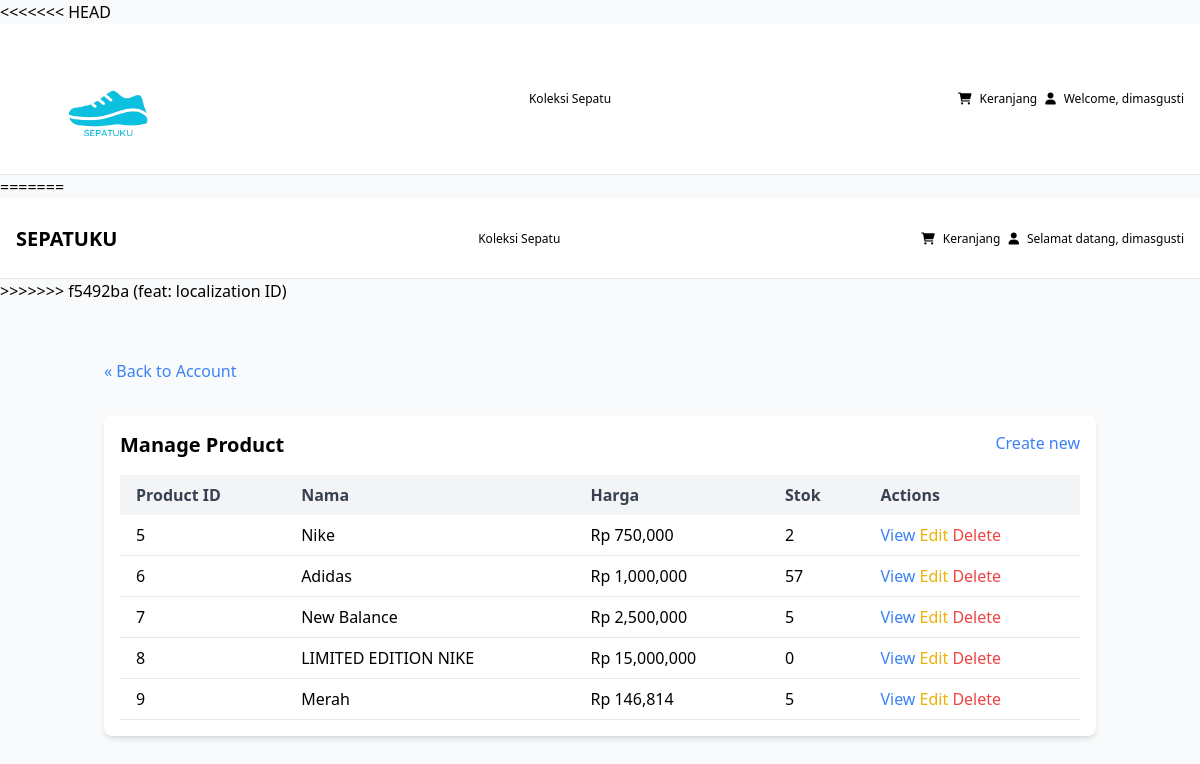
The page /account/dashboard_admin/ (signed in) on the database as committed earlier.
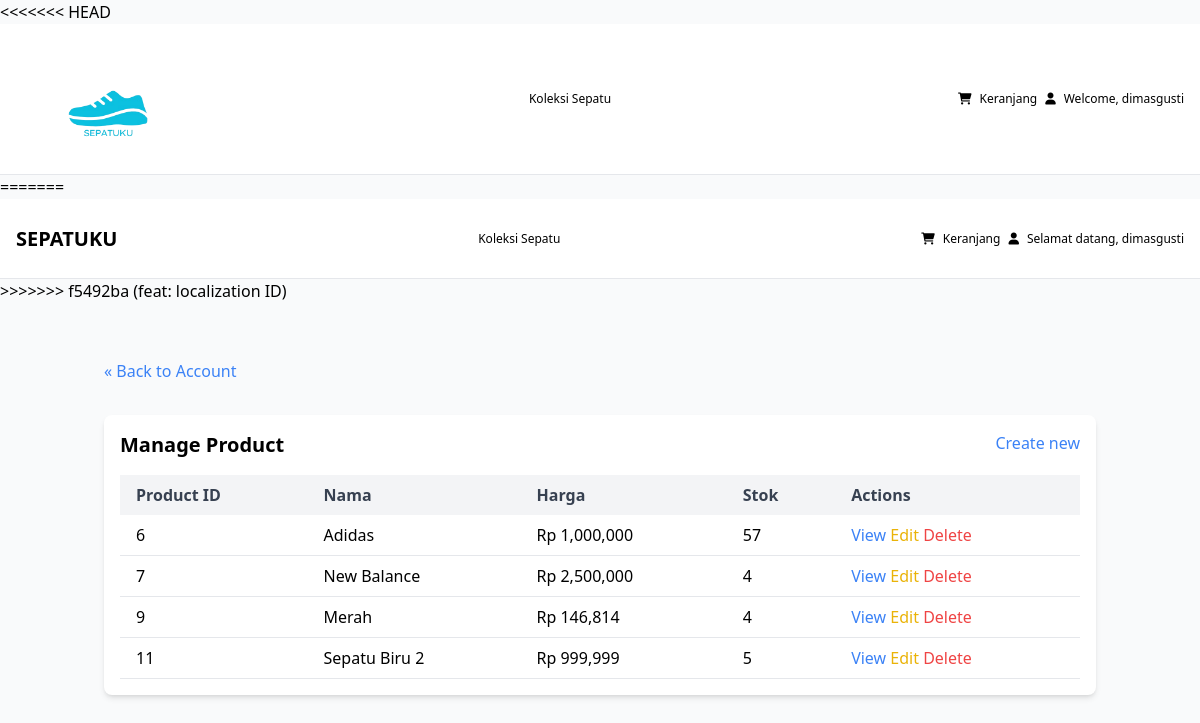
The same page on the database as committed later.
### products/models.py (models this page shows, shortened)
class Product(models.Model):
    COLORS = [
        ('Red', 'Red'),
        ('Blue', 'Blue'),
        ('Green', 'Green'),
        ('Black', 'Black'),
        ('White', 'White'),
        ('Other', 'Other')
    ]
    SIZES = [
        ('36', 'EU 36'),
        ('37', 'EU 37'),
        ('38', 'EU 38'),
        ('39', 'EU 39'),
        ('40', 'EU 40'),
        ('41', 'EU 41'),
        ('42', 'EU 42'),
        ('43', 'EU 43'),
        ('44', 'EU 44'),
        ('45', 'EU 45'),
        ('46', 'EU 46'),
        ('47', 'EU 47'),
    ]
    name = models.CharField(max_length=64)
    description = models.TextField(blank=True)
    price = models.DecimalField(max_digits=10, decimal_places=2)
    stock = models.PositiveIntegerField(default=0)
    category = models.ForeignKey(
        Category,
        on_delete=models.CASCADE,
        related_name='products',
        null=True,
        blank=True
    )
    color = models.CharField(
        max_length=16,
        choices=COLORS,
        null=True,
        blank=True
    )
    size = models.CharField(
        max_length=3,
        choices=SIZES,
        null=True,
        blank=True
    )
    image = models.ImageField(upload_to='products/', blank=True, null=True)
    created_at = models.DateTimeField(default=timezone.now)

### account/views.py (the view)
# urls.py: path('dashboard_admin/', views.dashboard_admin, name='dashboard_admin'),
@login_required
def dashboard_admin(request):
    products = Product.objects.all()
    return render(request, 'dashboard_admin.html', {
        'products': products
    })

### products/templatetags/rupiah_filter.py (called while the page is built)
@register.filter
def rupiah_format(value):
    value = int(value)
    formatted_value = f"{value:,}"
    return f"Rp {formatted_value}"

### account/templates/dashboard_admin.html (shortened to what this page needs)
{% load rupiah_filter %}
<!DOCTYPE html>
<html lang="en">
  <head>
    <link href="https://cdn.jsdelivr.net/npm/tailwindcss@2.1.2/dist/tailwind.min.css" rel="stylesheet" />
  </head>
  <body class="bg-gray-50">
    {% include 'components/navbar.html' %}
    <div class="container mx-auto px-4 py-8">
      <div class="mt-6 pb-4">
        <a href="{% url 'account' %}" class="text-blue-500 hover:underline">&laquo; Back to Account</a>
      </div>
      <div class="mt-4 p-4 bg-white shadow-md rounded-lg">
        <div class="flex flex-row justify-between">
            <h3 class="text-xl font-semibold">Manage Product</h3>
            <a href="{% url 'create_product' %}" class="text-blue-500 hover:underline">Create new</a>
        </div>
        {% if products %}
          <table class="min-w-full table-auto mt-4 border-collapse text-left">
            <thead>
              <tr class="bg-gray-100">
                <th class="px-4 py-2 text-gray-700">Product ID</th>
                <th class="px-4 py-2 text-gray-700">Nama</th>
                <th class="px-4 py-2 text-gray-700">Harga</th>
                <th class="px-4 py-2 text-gray-700">Stok</th>
                <th class="px-4 py-2 text-gray-700">Actions</th>
              </tr>
            </thead>
            <tbody>
              {% for product in products %}
                <tr class="border-b hover:bg-gray-50">
                  <td class="px-4 py-2">{{ product.id }}</td>
                  <td class="px-4 py-2">{{ product.name }}</td>
                  <td class="px-4 py-2">{{ product.price|rupiah_format }}</td>
                  <td class="px-4 py-2">{{ product.stock }}</td>
                  <td class="px-4 py-2">
                    <a href="{% url 'product_detail' product.id %}" class="text-blue-500 hover:underline">View</a>
                    <a href="{% url 'edit_product' product.id %}" class="text-yellow-500 hover:underline">Edit</a>
                    <a href="{% url 'delete_product' product.id %}" class="text-red-500 hover:underline">Delete</a>
                  </td>
                </tr>
              {% endfor %}
            </tbody>
          </table>
        {% else %}
          <p class="text-gray-700 mt-4">No products available. Add some products to display here.</p>
        {% endif %}
      </div>
    </div>
  </body>
</html>

Rows that differ between the two databases and show on the page:
removed Product: id "5", name "Nike", price|rupiah_format "Rp 750,000", stock "2"
removed Product: id "8", name "LIMITED EDITION NIKE", price|rupiah_format "Rp 15,000,000", stock "0"
changed Product "New Balance": stock "5" → "4"
changed Product "Merah": stock "5" → "4"
added Product: id "11", name "Sepatu Biru 2", price|rupiah_format "Rp 999,999", stock "5"
